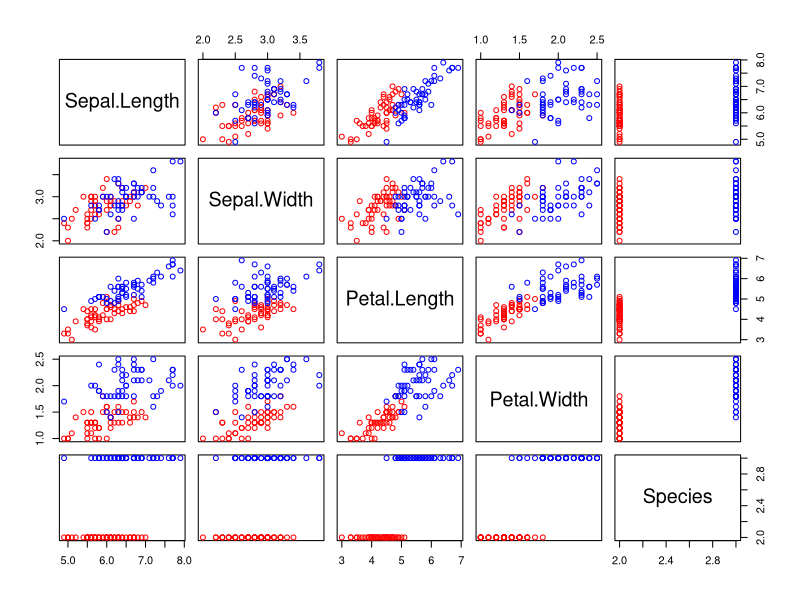
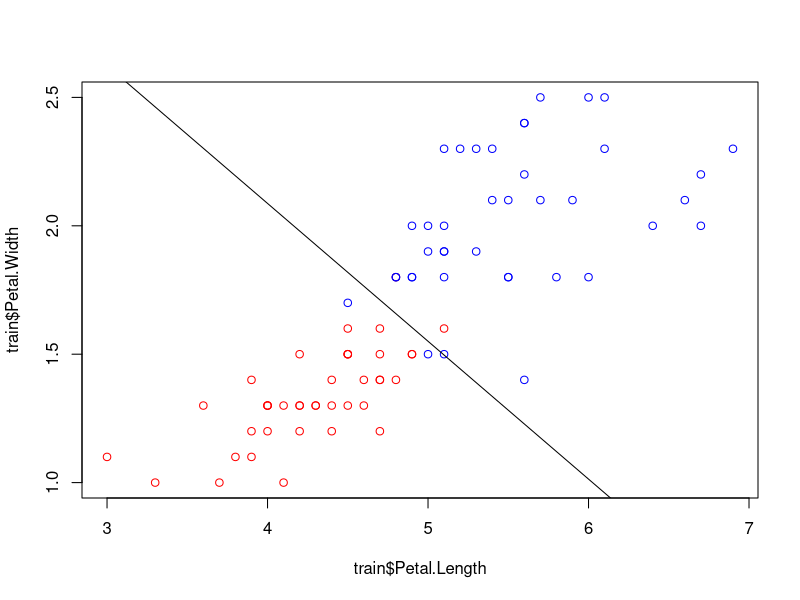

Reproduce these figures in R, in order. (Note: this script raises an error after producing the figures.)
library(caret)
set.seed(1)

# Removing setosa
short.iris <- iris[51:150,]

# Graph all the vars
pairs(short.iris,col=ifelse(short.iris$Species==short.iris$Species[1],"red","blue"))

# Separate in training and testing
trainIndex <- createDataPartition(short.iris$Species, p=0.8, list=FALSE,times=1)
train <- short.iris[trainIndex,]
test <- short.iris[-trainIndex,]

# Training logistic regression model Species is a function of Petal.Length and Petal.Width
lrm <- glm(Species~Petal.Length+Petal.Width, data=train, family = binomial())
summary(lrm)
# scatter plot with division line from the logistic regression model
plot(x=train$Petal.Length,y=train$Petal.Width, col=ifelse(train$Species==train$Species[1],"red","blue"))
abline(a=-(lrm$coefficients["(Intercept)"]/lrm$coefficients["Petal.Width"]),b=-(lrm$coefficients["Petal.Length"]/lrm$coefficients["Petal.Width"]))

# Predicting new values from the testing set only Petal.Length and Petal.Width are used
pred<-predict(lrm,subset(test,select=c("Petal.Length", "Petal.Width")))
# The model returns a negative number for versicolor and a positive number for virginica
pred.flower <- ifelse(pred<0,"versicolor","virginica")
# Confusion matrix
cm <- confusionMatrix(pred.flower,reference=as.character(test$Species),positive="virginica")
print(cm)
